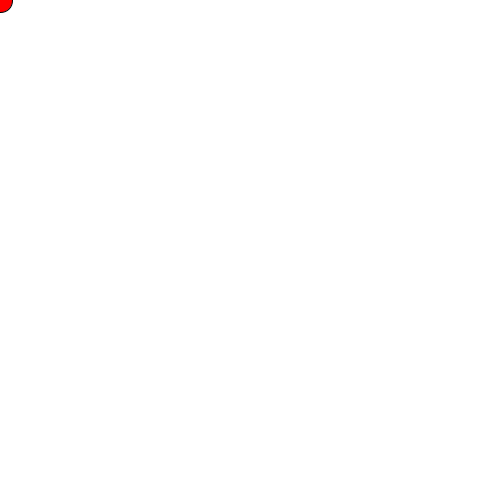
Frame 1 (no input)
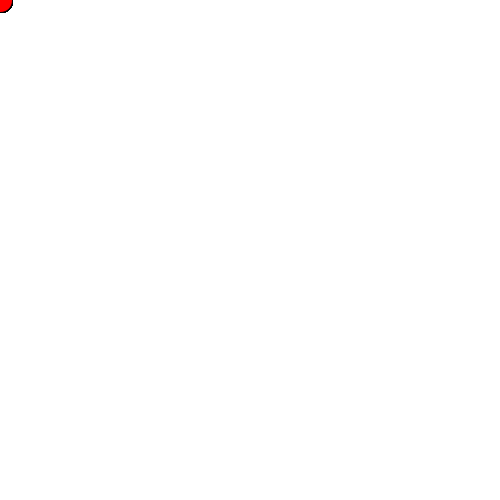
Frame 60 (the mouse pressed at the canvas centre just before this capture)
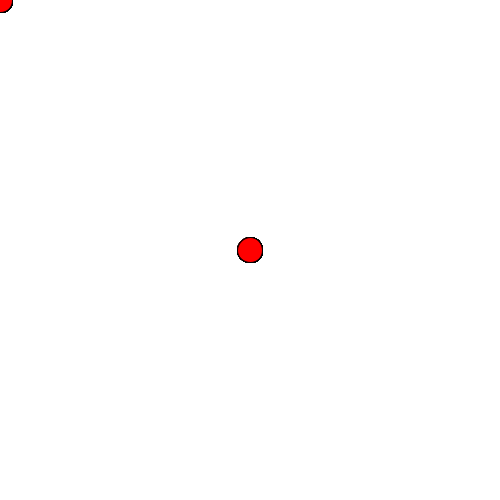
Frame 120 (the mouse held since frame 60 and released just before this capture)

The Processing sketch that drew these frames (run headless with seeded random() and noise(); from frame 60 on, the mouse is pressed at the canvas centre):

// Processing sketch: sketch_140707b
// ── sketch_140707b.pde
void setup(){
  size(500,500);
   background(255);
}

void draw(){
  float cx = 100;
  float cy = 100;
  float r = 25;
  float x = mouseX;
  float y = mouseY;
  float dx = x - cx;
  float dy = y - cy;
  
  if(dx * dx + dy * dy < r * r){
    fill(0,255,0);
    ellipse(x,y,25,25);
  }
  else{
    fill(255,0,0);
    ellipse(x,y,25,25);
  }
}
